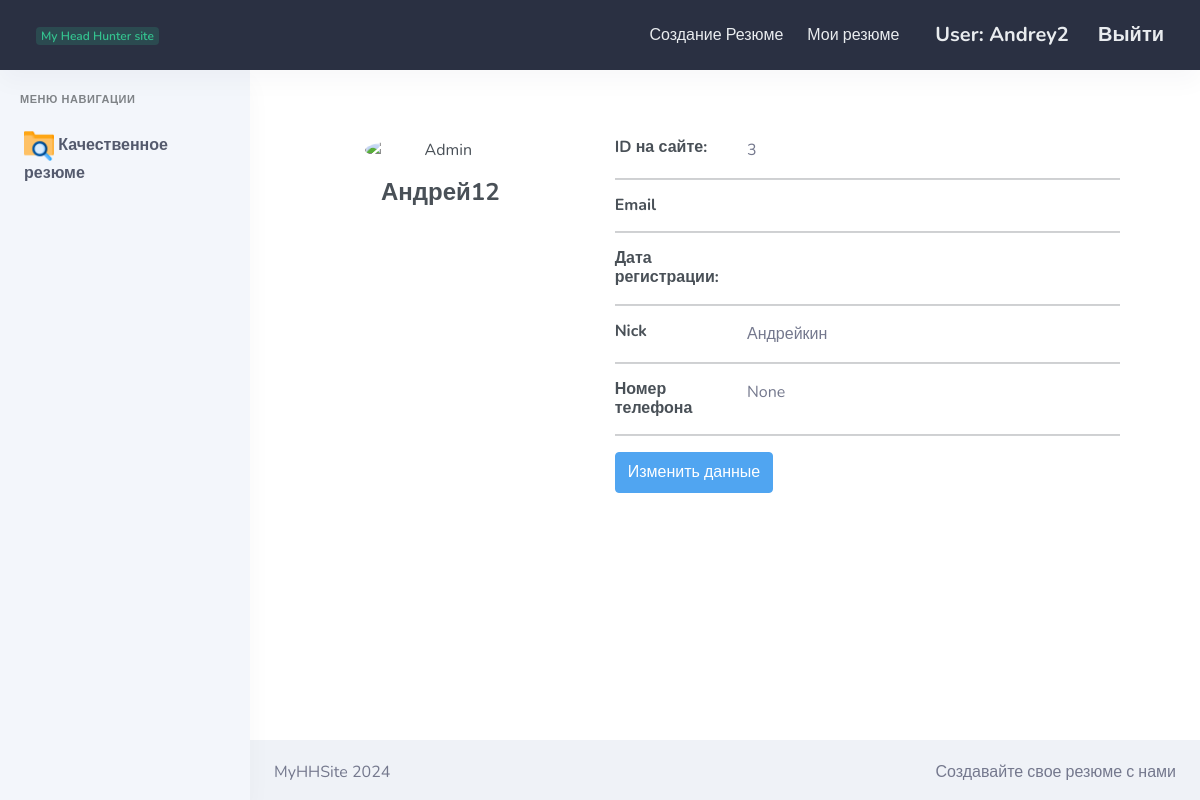
Screenshot of /authentication/profile/ (signed in) with the database file from the repository.
### authentication/models.py (models this page shows)
class User(AbstractUser):
    photo = models.ImageField(upload_to="users/%Y/%m/%d/", blank=True, null=True, verbose_name="Фотография")
    date_brith = models.DateTimeField(blank=True, null=True, verbose_name="Дата рождения")
    number_phone = models.IntegerField(verbose_name="Номер телефона", null=True)

### authentication/views.py (the view)
# urls.py: path('profile/', views.ShowProfile.as_view()),
class ShowProfile(LoginRequiredMixin, DetailView):
    model = get_user_model()
    login_url = '/login/'
    template_name = 'authentication/profile.html'
    def get_object(self, queryset=None):
        return self.request.user

### user_application/templatetags/auth_extras.py (called while the page is built)
@register.filter(name='has_group')
def has_group(user, group_name):
    try:
        group =  Group.objects.get(name=group_name)
    except Group.DoesNotExist:
        return False
    return group in user.groups.all()

### authentication/templates/authentication/profile.html (shortened to what this page needs)
{% extends 'user_application/base.html' %}
{% block content %}
<div class="container">
    <div class="main-body">
          <div class="row gutters-sm">
            <div class="col-md-4 mb-3">
              <div class="card">
                <div class="card-body">
                  <div class="d-flex flex-column align-items-center text-center">
                    <img src="https://bootdey.com/img/Content/avatar/avatar7.png" alt="Admin" class="rounded-circle" width="150">
                    <div class="mt-3">
                      <h4>{{object.first_name}}</h4>
                    </div>
                  </div>
                </div>
              </div>
            </div>
            <div class="col-md-8">
              <div class="card mb-3">
                <div class="card-body">
                  <div class="row">
                    <div class="col-sm-3">
                      <h6 class="mb-0">ID на сайте:</h6>
                    </div>
                    <div class="col-sm-9 text-secondary">
                      {{object.pk}}
                    </div>
                  </div>
                  <hr>
                  <div class="row">
                    <div class="col-sm-3">
                      <h6 class="mb-0">Email</h6>
                    </div>
                    <div class="col-sm-9 text-secondary">
                    </div>
                  </div>
                  <hr>
                  <div class="row">
                    <div class="col-sm-3">
                      <h6 class="mb-0">Дата регистрации:</h6>
                    </div>
                    <div class="col-sm-9 text-secondary">
                    </div>
                  </div>
                  <hr>
                  <div class="row">
                    <div class="col-sm-3">
                      <h6 class="mb-0">Nick</h6>
                    </div>
                    <div class="col-sm-9 text-secondary">
                        {{object.last_name}}
                    </div>
                  </div>
                  <hr>
                  <div class="row">
                    <div class="col-sm-3">
                      <h6 class="mb-0">Номер телефона</h6>
                    </div>
                    <div class="col-sm-9 text-secondary">
                      {{object.number_phone}}
                    </div>
                  </div>
                  <hr>
                  <div class="row">
                    <div class="col-sm-12">
                      <a class="btn btn-info " target="__blank" href="{% url 'profile:edit' %}">Изменить данные</a>
                    </div>
                  </div>
                </div>
              </div>
            </div>
          </div>
        </div>
    </div>
{% endblock content %}

### user_application/templates/includes/user_navbar.html (shortened to what this page needs)
<header id="page-topbar">
  <div class="navbar-header">
    <div class="d-flex">
      <div class="navbar-brand-box">
        <a href="#" class="logo logo-light">
          <span class="logo-lg">
            <img src="assets/images/logo-light.png" alt="" height="20"> <span class="badge badge-soft-success ml-2">My
              Head Hunter site</span>
          </span>
        </a>
      </div>
    </div>
    <div class="d-flex">
      <div class="d-none d-md-inline-block">
        <a href="{% url 'user_application:create_resume' %}" class="header-item">Создание Резюме</a>
      </div>
      <div class="d-none d-md-inline-block">
        <a href="{% url 'user_application:resume_list' %}" class="header-item">Мои резюме</a>
      </div>
      <div class="d-inline-block">
        <h5 class="header-item m-0">
          {% if user.is_authenticated %}
          <a href="{% url 'profile:profile' %}" class="header-item">User: {{user.username}} </a>
          <div class="d-none d-md-inline-block">
            <a href="{% url 'profile:logout' %}" class="header-item">Выйти</a>
          </div>
          {% else %}
          <a href="#" class="header-item">Зарегистрироваться</a>
          {% endif %}
        </h5>
      </div>
    </div>
  </div>
</header>

### rows the page displays
User: username "Andrey2", first_name "Андрей12", pk "3", last_name "Андрейкин", number_phone "None"
